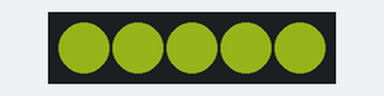
Bench run of a sketch on a simulated Arduino Uno, built with avr-gcc and run on an emulated ATmega328P. Shown: 5 RGB LEDs in strip order, left to right. Dim RGB values are drawn brighter than linear; random numbers use the default seed unless the sketch sets one.

Above: at 2.15 s.
At 12.35 s:
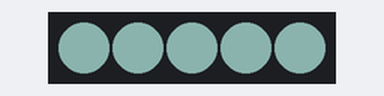
At 20.75 s:
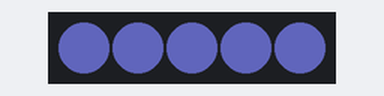
At 36.06 s:
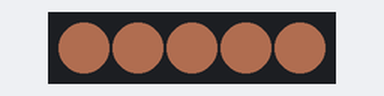
At 39.66 s:
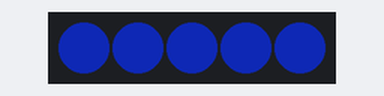
Timing chart, 0 to 40.0 s (numbered marks = the images above):
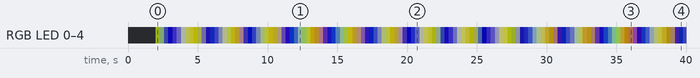

Measured:
- by itself, RGB LED 0–4: off → RGB(51, 61, 9) at 2.0 s, → RGB(31, 40, 28) 0.30 s later, → RGB(15, 20, 48) 0.30 s later, → RGB(6, 2, 67) 0.30 s later, … (127 changes in this stretch)

The sketch:

sketch_apr19b.ino
```cpp
// boblightd receiver for WS_2811, boblightd device type=momo, prefix 55 AA
// capable at least for 20Hz input stream if LED count <= 150
// by TPertenava
// last modified 22.10.13

#include "FastLED.h"

#define NUM_LEDS 5 // LED count
#define CHANNELS NUM_LEDS*3 // each output for R, G and B
#define LED_PIN 3 // arduino output pin
#define BRIGHTNESS 96 // maximum brightness
#define SPEED 38400 // virtual serial port speed, must be the same in boblight_config

CRGB leds[NUM_LEDS];

void setup()
{
  delay(2000);
  randomSeed(0x513);
  LEDS.setBrightness(BRIGHTNESS);
  LEDS.addLeds<WS2811, LED_PIN, BRG>(leds, NUM_LEDS);
}

byte values[NUM_LEDS][3]; // 2-level array, 1 level is for led number, 2 level is for rgb values

void loop() {

  int lastR = 0xA1;
  int lastG = 0x19;
  int lastB = 0x88;

  byte reversR = 1;
  byte reversG = 0;
  byte reversB = 1;

  int rndColor = 0;
  int rndDiv = 0;

  while(1){

    if(reversR == 0){
      lastR += random(3);
    }else{
      lastR -= random(3);
    }

    if(lastR >= 0xFB){
      reversR = 1;
    }
    if(lastR <= 0x3){
      reversR = 0;
    }

    if(reversG == 0){
      lastG += random(3);
    }else{
      lastG -= random(3);
    }

   if(lastG >= 0xFB){
      reversG = 1;
    }
    if(lastG <= 0x3){
      reversG = 0;
    }

    if(reversB == 0){
      lastB += random(3);
    }else{
      lastB -= random(3);
    }

    if(lastB >= 0xFB){
      reversB = 1;
    }
    if(lastB <= 0x3){
      reversB = 0;
    }

    for (byte Led = 0; Led<NUM_LEDS; Led++) {
      values[Led][0] = lastR;
      values[Led][1] = lastG;
      values[Led][2] = lastB;
    }
    for (byte Led = 0; Led < NUM_LEDS; Led++)
    {

      byte red = values[Led][0];
      byte green = values[Led][1];
      byte blue = values[Led][2];
      leds[Led] = CRGB(blue, red, green);
     }
     LEDS.show();
      delay(5);
  }


  //memset(leds, 0,  NUM_LEDS * sizeof(struct CRGB)); //filling Led array by zeroes

  /*LEDS.show();
  delay(1000);

  for (byte Led = 0; Led < NUM_LEDS; Led++)
  {

    byte red = values[Led][0];
    byte green = values[Led][1];
    byte blue = values[Led][2];
    leds[Led] = CRGB(blue, red, green);
   }

  LEDS.show();

  delay(1000);*/
}
```
